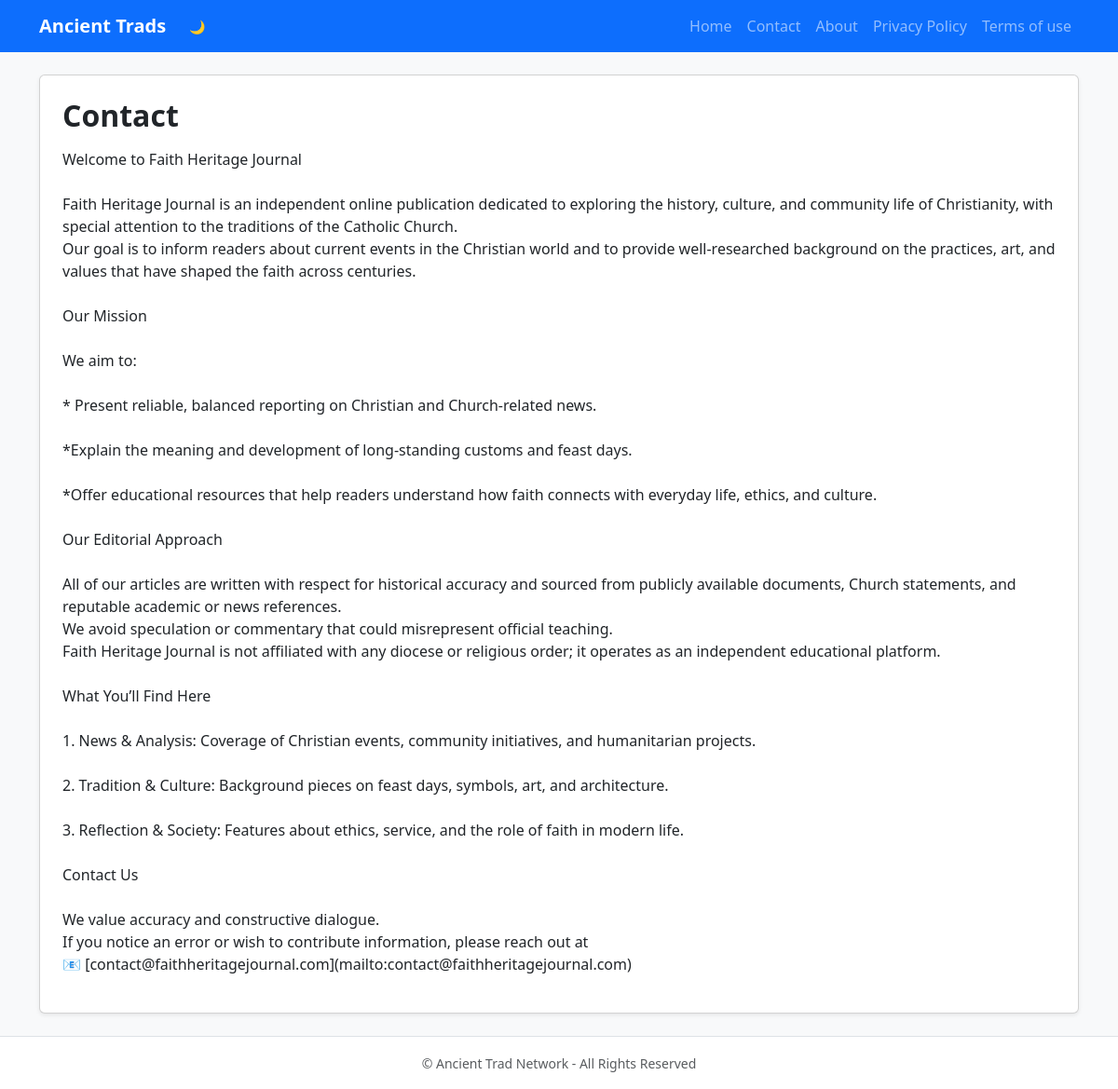
Page /contact/ on the committed database.
### blog/models.py (models this page shows, shortened)
class Contact(models.Model):
    title = models.CharField(max_length=200)
    content = models.TextField()
    date_updated = models.DateTimeField(default=timezone.now)

### blog/views.py (the view)
# urls.py: path("contact/", views.contact, name="contact"),
def contact(request):
    info = Contact.objects.all()
    data = {"contact":info}
    return render(request, "blog/contact.html", data)

### blog/templates/blog/contact.html (shortened to what this page needs)
{% extends "blog/base.html" %}
{% block content %}
<div class="card p-4 shadow-sm">
    {% for data in contact %}
        <h2 class="fw-bold mb-3">{{ data.title }}</h2>
        <p>{{ data.content|linebreaksbr}}</p>
    {% empty %}
        <p>No contact details!</p>
    {% endfor %}
</div>
{% endblock %}

### rows in the picture
Contact: title "Contact", content "Welcome to Faith Heritage Journal Faith Heritage Journal is an independent online publication dedicated to exploring the history, culture, and community life of Christianity, with special attention to the traditions of the Catholic Church. Our goal is to inform readers about current events in the Christian world and to provide well-researched background on the practices, art, and values that have shaped the faith across centuries. Our Mission We aim to: * Present reliable, balanced reporting on Christian and Church-related news. *Explain the meaning and development of long-standing customs and feast days. *Offer educational resources that help readers understand how faith connects with…"
